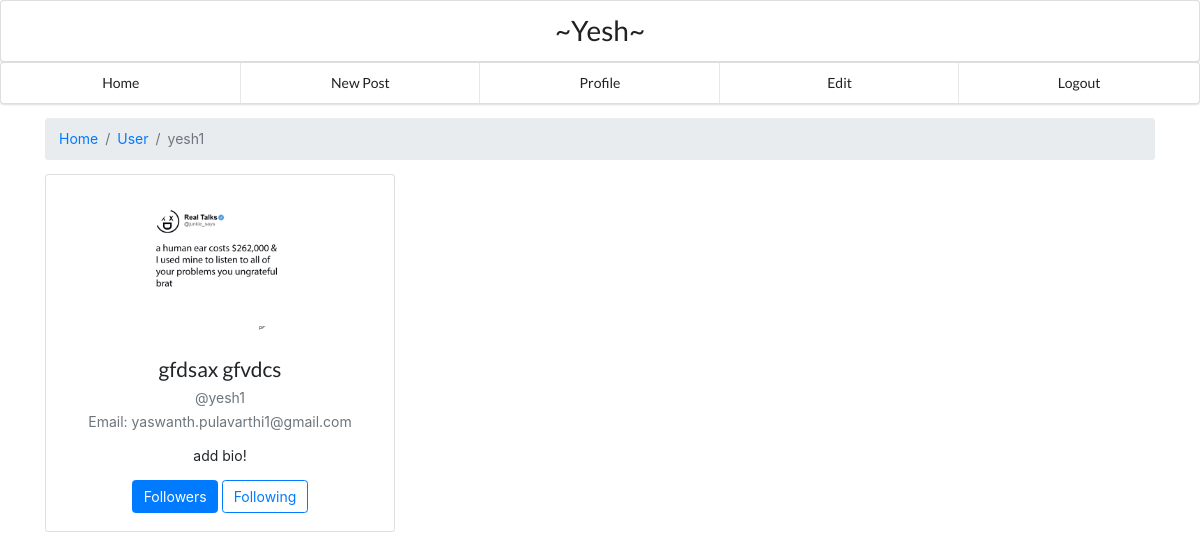
The page /profile (signed in) on the database its author committed.
### app/models.py (models this page shows, shortened)
class User(db.Model, UserMixin):
	__tablename__ = "user"
	userid = db.Column(db.Integer, primary_key=True, autoincrement=True)
	email = db.Column(db.String(500), nullable=False)
	firstname = db.Column(db.String(500), nullable=False)
	lastname = db.Column(db.String(500), nullable=False)
	username = db.Column(db.String(500), nullable=False)
	password = db.Column(db.String(500), nullable=False)
	date = db.Column(db.DateTime, nullable=False, default= datetime.now())
	bio = db.Column(db.Text, nullable=False, default="add bio!")
	posts = db.relationship('Post', back_populates="userposts")
	followed = db.relationship('User',
                               secondary=followers,
                               primaryjoin=(followers.c.follower_id == username),
                               secondaryjoin=(followers.c.followed_id == username),
                               backref=db.backref('followers', lazy='dynamic'),
                               lazy='dynamic')
	def is_following(self, user):
		return self.followed.filter(
			followers.c.followed_id == user.username).count() > 0

### app/views.py (the view)
@app.route('/profile')
@login_required
def profile():
    userposts = models.Post.query.filter_by(user = current_user.userid).all()
    allusers = models.User.query.filter_by().all()
    followers = []
    following = []
    for users in allusers:
     userfollowers = users.is_following(current_user)
     userfollowing = current_user.is_following(users)
     if userfollowers > 0:
         followers.append( users.username)
     if userfollowing > 0:
         following.append( users.username)
    return render_template('profile.html',userposts = userposts,userfollowers=followers, userfollowing= following)

### app/views.py (called while the page is built)
@login_manager.user_loader
def load_user(user_id):
    return models.User.query.get(int(user_id))

### app/templates/profile.html (shortened to what this page needs)
{% extends "main.html" %}
{% block content %}
<!DOCTYPE html>
<html lang="en">
<head>
    <link href="http://netdna.bootstrapcdn.com/bootstrap/4.4.1/css/bootstrap.min.css" rel="stylesheet">
</head>
<body>
<div class="container">
    <div class="main-body">
          <nav aria-label="breadcrumb" class="main-breadcrumb">
            <ol class="breadcrumb">
              <li class="breadcrumb-item"><a href="/home">Home</a></li>
              <li class="breadcrumb-item"><a href="javascript:void(0)">User</a></li>
              <li class="breadcrumb-item active" aria-current="page">{{current_user.username}}</li>
            </ol>
          </nav>
          <div class="row gutters-sm">
            <div class="col-md-4 mb-3">
              <div class="card">
                <div class="card-body">
                  <div class="d-flex flex-column align-items-center text-center">
                    <img src="{{url_for('static', filename='Image_UPLOADS/profiles/'+current_user.userid|string+'.png')}}" alt="Admin" class="rounded-circle" width="150" height="150">
                    <div class="mt-3">
                      <h4>{{current_user.firstname}} {{current_user.lastname}}</h4>
                      <p class="text-secondary mb-1">@{{current_user.username}}</p>
                      <p class="text-muted font-size-sm">Email: {{current_user.email}}</p>
                      <p>{{current_user.bio}}</p>
                      <button class="btn btn-primary" data-toggle="modal" data-target="#followers" >Followers</button>
                      <button class="btn btn-outline-primary" data-toggle="modal" data-target="#exampleModal">Following</button>
                    </div>
                  </div>
                </div>
              </div>
            </div>
            <div class="col-md-8">
        </div>
    </div>
</body>
</html>
  {% endblock %}

### rows shown on the page
User: username "yesh1", firstname "gfdsax", lastname "gfvdcs", email "yaswanth.pulavarthi1@gmail.com", bio "add bio!"
